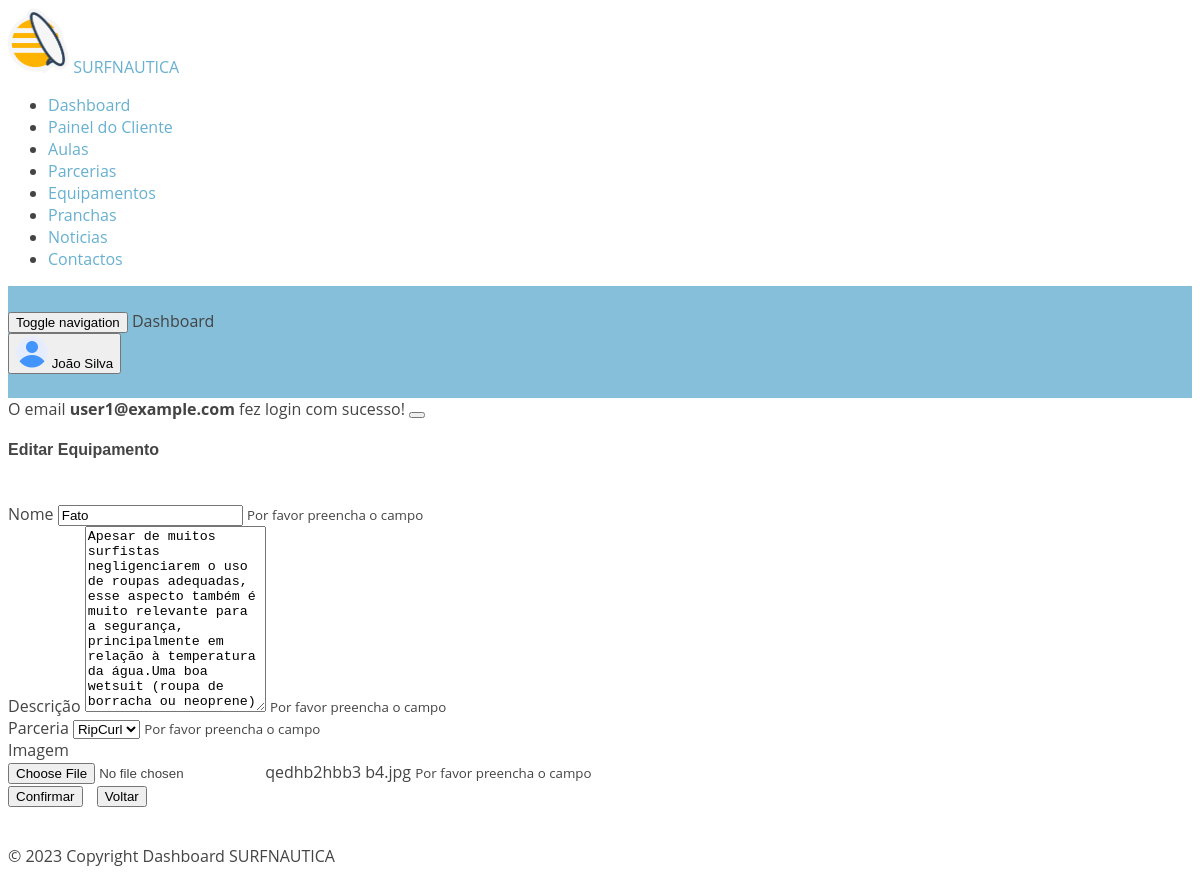
Page /Duarte_Lacerda/dashboard/equips/editequip.php?id_equipa=1&id_parceria=1 (signed in) on the earlier database version.
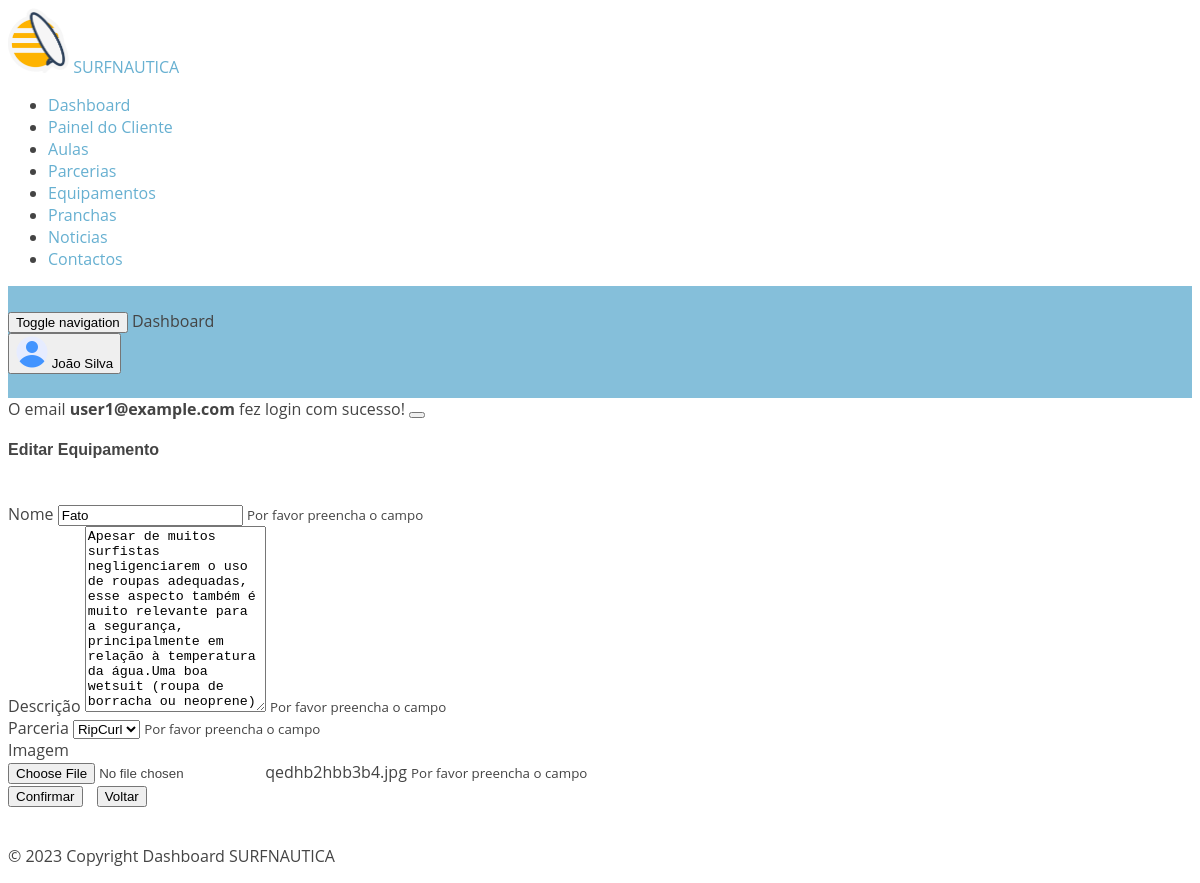
Same page on the later database version.
### tables this page shows
CREATE TABLE IF NOT EXISTS `equipamentos` (
  `id_equipa` INT(11) NOT NULL AUTO_INCREMENT,
  `nome` VARCHAR(250) NOT NULL,
  `descricao` VARCHAR(1500) NOT NULL,
  `img` VARCHAR(250),
  `data_pub` timestamp default current_timestamp,
  `id_parceria` INT(11) NOT NULL,
  PRIMARY KEY (`id_equipa`),
  INDEX `fk_equipamentos_parcerias1_idx` (`id_parceria` ASC),
  CONSTRAINT `fk_equipamentos_parcerias1`
    FOREIGN KEY (`id_parceria`)
    REFERENCES `parcerias` (`id_parceria`)
    ON DELETE NO ACTION
    ON UPDATE NO ACTION);

### Duarte_Lacerda/dashboard/equips/editequip.php (the view, shortened to what the changed rows need)
<?php
require_once '../../../conexao.php';
$id_parceria = $_GET['id_parceria'];
$id_equipa = $_GET['id_equipa'];
$sql = "SELECT * FROM equipamentos WHERE id_equipa = " . $id_equipa . ";";
$result = mysqli_query($conn, $sql);
while ($row = mysqli_fetch_assoc($result)) {
  foreach ($row as $res => $key) {
    $nome = $row['nome'];
    $desc = $row['descricao'];
    $img = $row['img'];
  }
}
?>
<!DOCTYPE html>
<html lang="en" dir="ltr">
<head>
  <?php
  require_once '../sheets/dashboardHead.php';
  ?>
</head>
<body class="navbar-fixed sidebar-fixed" id="body">
  <div class="wrapper">
    <div class="page-wrapper">
            <?php
            require_once '../sheets/dashboardNavbar.php';
            ?>
      <div class="content-wrapper">
        <div class="content">
          <div class="row">
            <div class="col-lg-12 mt-5">
              <div class="card">
                <div class="card-body">
                  <br>
                  <form action="editequip.php?id_equipa=<?php echo $id_equipa; ?>&id_parceria=<?php echo $id_parceria; ?>" method="POST">
                    <div class="form-group">
                      <label for="inputname">Nome</label>
                      <input type="text" class="form-control" name="inputname" id="inputname" value="<?php echo ($nome); ?>" required>
                      <small id="name">
                        Por favor preencha o campo
                      </small>
                    </div>
                    <div class="form-row">
                      <div class="form-group col-md-6">
                        <label for="inputdesc">Descrição</label>
                        <textarea type="text" class="form-control" name="inputdesc" id="inputdesc" rows="12" style="resize: vertical;" require><?php echo ($desc); ?></textarea>
                        <small id="desc">
                          Por favor preencha o campo
                        </small>
                      </div>
                      <div class="form-group col-md-6">
                        <br>
                        <div class="custom-file form-group">
                          <input type="file" name="inputImg" class="custom-file-input" accept=".png, .jpg, .jpeg" id="inputImg">
                          <label class="custom-file-label" for="inputImg"><?php echo $img; ?></label>
                          <small id="img">
                            Por favor preencha o campo
                          </small>
                        </div>
                      </div>
                    </div>
                  </form>
                </div>
              </div>
            </div>
          </div>
        </div>
        <br>
      </div>
</body>
</html>

Differences in the rows shown:
changed equipamentos "Fato": img "qedhb2hbb3 b4.jpg" → "qedhb2hbb3b4.jpg"
